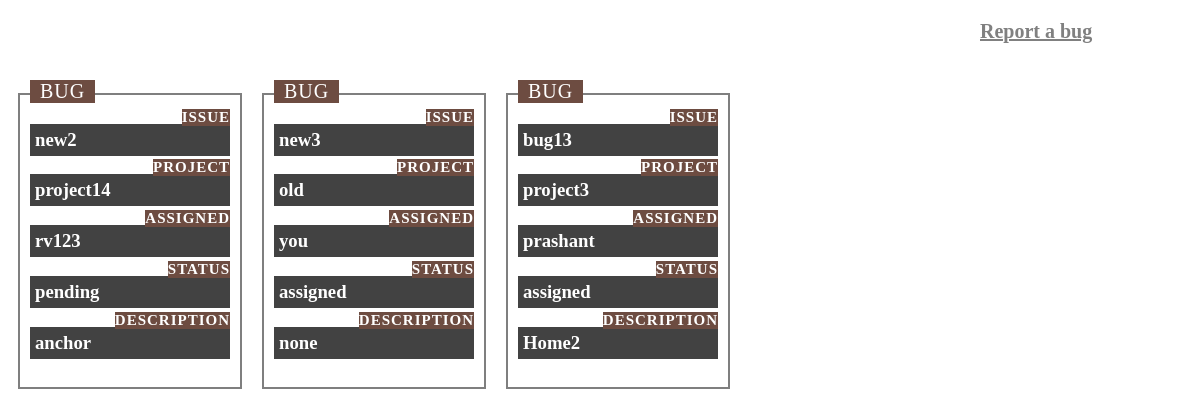
The app's page /bugs.php with its own data.
### tables this page shows
CREATE TABLE `bug` (
  `issue` varchar(1000) NOT NULL,
  `project` varchar(1000) NOT NULL,
  `assigned` varchar(1000) NOT NULL,
  `status` varchar(1000) NOT NULL,
  `description` varchar(1000) NOT NULL
);

### bugs.php (the view, shortened to what this page needs)
<!DOCTYPE html>
<html lang="en">
<head>
</head>
<body>
    <a href="report.php" class="report">Report a bug</a>
    <?php
        function card($issue,$project,$assigned,$status,$description){
            return "<a href='bug.php?q=".$issue."'>
                <label>BUG</label>
                <h3><label>issue</label>".$issue."</h3>
                <h3><label>project</label>".$project."</h3>
                <h3><label>assigned</label>".$assigned."</h3>
                <h3><label>status</label>".$status."</h3>
                <h3><label>description</label>".$description."</h3>
            </a>";
        }
        $conn=mysqli_connect('localhost','root','','bugdb');
        $sql = "SELECT * from bug";
        $res = $conn->query($sql);
		while($r=$res->fetch_assoc()){
            echo card($r['issue'],$r['project'],$r['assigned'],$r['status'],$r['description']);
        }
    ?>
</body>
</html>

### bugs.php (style rules this page uses)
body { padding-top:75px; }
a { border:2px solid rgba(0,0,0,0.5); margin:10px; padding:10px; width:200px; display: inline-block; text-decoration:none; position:relative; }
h3 { background:#424242; color:white; padding:5px; position:relative; }
a>label { font-size:20px; left:10px; padding:0 10px; right:unset; }
label { position:absolute; background:#6D4C41; right:0; font-size:15px; top:-15px; color:white; letter-spacing:1px; text-transform: uppercase; }
.report { border:unset; position:absolute; top:0; right:0; text-decoration:underline; color:gray; font-weight:bold; font-size:20px; }

### records on screen
bug: issue "new2", project "project14", assigned "rv123", status "pending", description "anchor"
bug: issue "new3", project "old", assigned "you", status "assigned", description "none"
bug: issue "bug13", project "project3", assigned "prashant", status "assigned", description "Home2"
